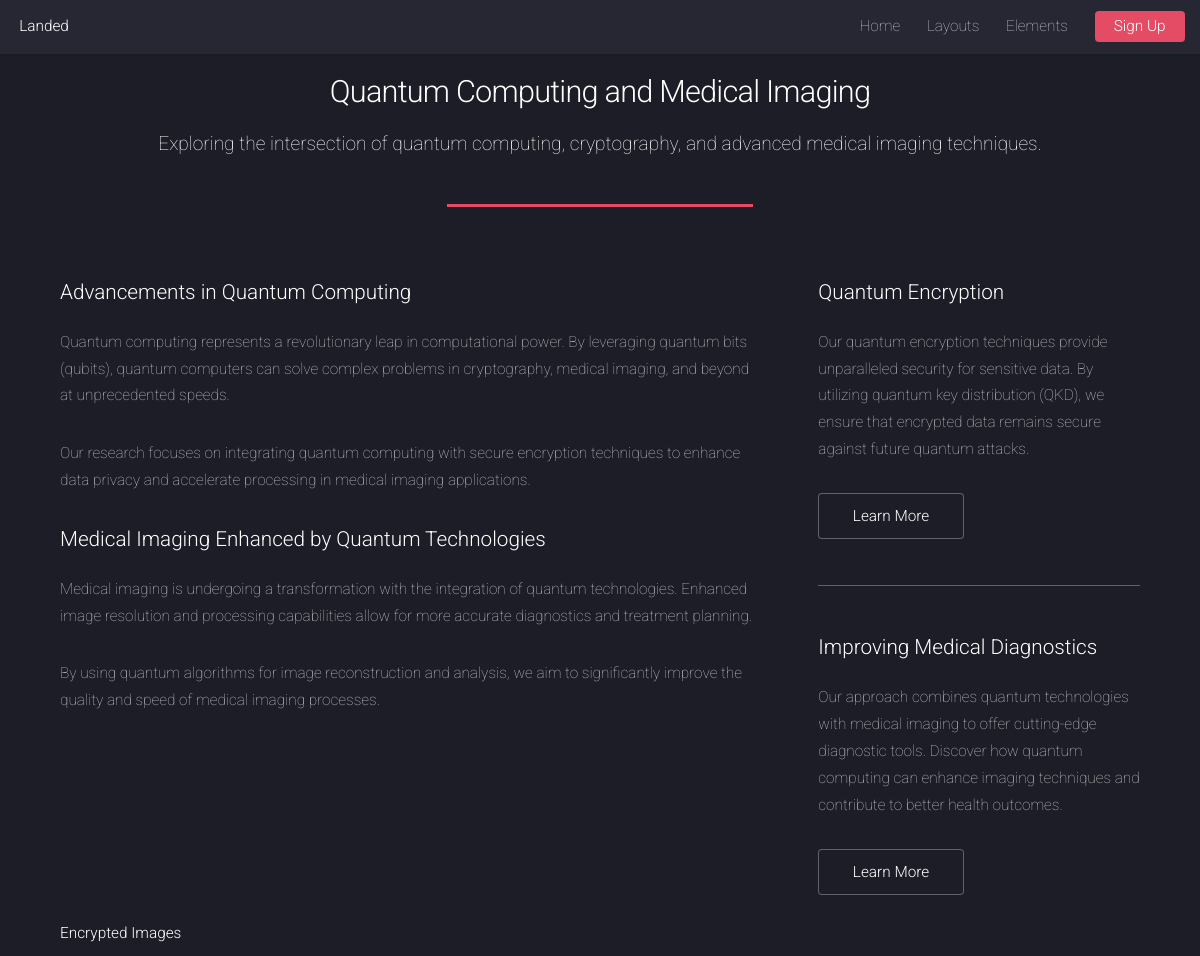
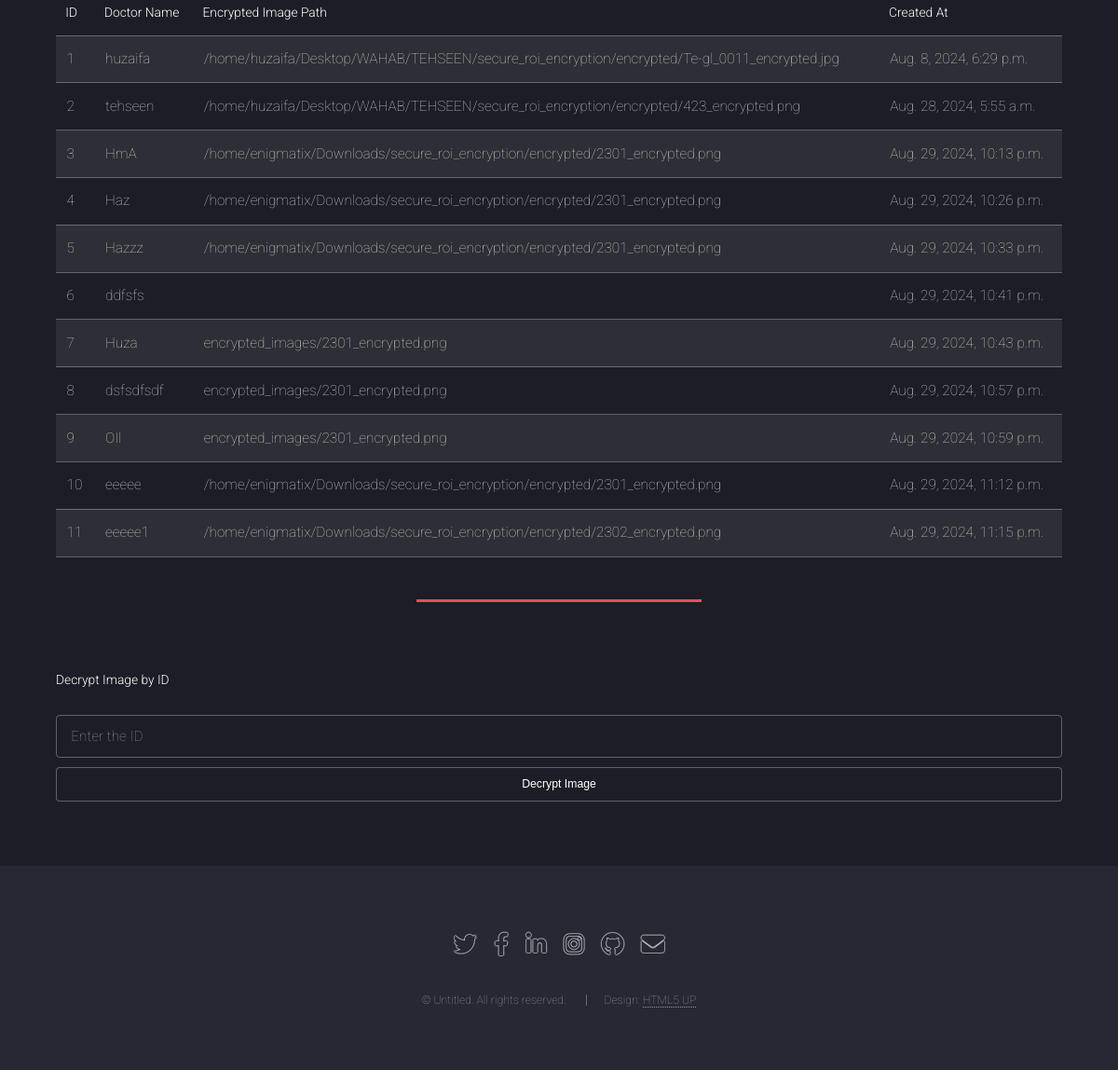
Screenshot of /encrypted-images/ with the database file from the repository (2 pictures, top to bottom).
### encrpyt/models.py (models this page shows, shortened)
class EncryptedImage(models.Model):
    doctor_name = models.CharField(max_length=100)
    s_box = models.JSONField()  # To store the S-box
    json_data = models.JSONField()  # To store the JSON data
    encrypted_image_path = models.CharField(max_length=250)  # To store the path of the encrypted image
    uploaded_image = models.ImageField(upload_to='uploaded_images/', default="")
    created_at = models.DateTimeField(auto_now_add=True)

### database_and_decrption/views.py (the view)
# urls.py: path('encrypted-images/', views.encrypted_image_list, name='encrypted_image_list'),
def encrypted_image_list(request):
    encrypted_images = EncryptedImage.objects.all()  # Query all EncryptedImage objects
    return render(request, 'db_and_decrypt.html', {'encrypted_images': encrypted_images})

### templates/db_and_decrypt.html (shortened to what this page needs)
{% load static %}
<!DOCTYPE html>
<html lang="en">
<head>
    <link rel="stylesheet" href="{% static 'assets/css/main.css' %}">
</head>
<body>
    <header id="header">
        <h1 id="logo"><a href="{% url 'decrypt_image' %}">Landed</a></h1>
        <nav id="nav">
            <ul>
                <li><a href="{% url 'decrypt_image' %}">Home</a></li>
                <li><a href="#">Layouts</a>
                </li>
                <li><a href="{% url 'decrypt_image' %}">Elements</a></li>
                <li><a href="#" class="button primary">Sign Up</a></li>
            </ul>
        </nav>
    </header>
    <main id="main" class="wrapper style1">
        <div class="container">
            <header class="major">
                <h2>Quantum Computing and Medical Imaging</h2>
                <p>Exploring the intersection of quantum computing, cryptography, and advanced medical imaging techniques.</p>
            </header>
            <div class="row gtr-150">
                <div class="col-8 col-12-medium">
                    <section id="content">
                        <h3>Advancements in Quantum Computing</h3>
                        <p>Quantum computing represents a revolutionary leap in computational power. By leveraging quantum bits (qubits), quantum computers can solve complex problems in cryptography, medical imaging, and beyond at unprecedented speeds.</p>
                        <p>Our research focuses on integrating quantum computing with secure encryption techniques to enhance data privacy and accelerate processing in medical imaging applications.</p>
                        <h3>Medical Imaging Enhanced by Quantum Technologies</h3>
                        <p>Medical imaging is undergoing a transformation with the integration of quantum technologies. Enhanced image resolution and processing capabilities allow for more accurate diagnostics and treatment planning.</p>
                        <p>By using quantum algorithms for image reconstruction and analysis, we aim to significantly improve the quality and speed of medical imaging processes.</p>
                    </section>
                </div>
                <div class="col-4 col-12-medium">
                    <section id="sidebar">
                        <section>
                            <h3>Quantum Encryption</h3>
                            <p>Our quantum encryption techniques provide unparalleled security for sensitive data. By utilizing quantum key distribution (QKD), we ensure that encrypted data remains secure against future quantum attacks.</p>
                            <footer>
                                <ul class="actions">
                                    <li><a href="#" class="button">Learn More</a></li>
                                </ul>
                            </footer>
                        </section>
                        <hr />
                        <section>
                            <h3>Improving Medical Diagnostics</h3>
                            <p>Our approach combines quantum technologies with medical imaging to offer cutting-edge diagnostic tools. Discover how quantum computing can enhance imaging techniques and contribute to better health outcomes.</p>
                            <footer>
                                <ul class="actions">
                                    <li><a href="#" class="button">Learn More</a></li>
                                </ul>
                            </footer>
                        </section>
                    </section>
                </div>
            </div>
            <section id="encrypted-images">
                <h1>Encrypted Images</h1>
                <div class="table-wrapper">
                    <table>
                        <thead>
                            <tr>
                                <th>ID</th>
                                <th>Doctor Name</th>
                                <th>Encrypted Image Path</th>
                                <th>Created At</th>
                            </tr>
                        </thead>
                        <tbody>
                            {% for image in encrypted_images %}
                                <tr>
                                    <td>{{ image.id }}</td>
                                    <td>{{ image.doctor_name }}</td>
                                    <td>{{ image.encrypted_image_path }}</td>
                                    <td>{{ image.created_at }}</td>
                                </tr>
                            {% endfor %}
                        </tbody>
                    </table>
                </div>
                <header class="major">
                </header>
                <form id="decrypt-form" method="POST" action="{% url 'decrypt_image' %}">
                    <div class="col-12">
                        <label for="image_id">Decrypt Image by ID</label>
                        <input type="text" name="image_id" id="image_id" value="" placeholder="Enter the ID" required>
                                <button type="submit" class="button small fit">Decrypt Image</button>
                    </div>
                </form>
            </section>
        </div>
    </main>
    <footer id="footer">
        <ul class="icons">
            <li><a href="#" class="icon brands alt fa-twitter"><span class="label">Twitter</span></a></li>
            <li><a href="#" class="icon brands alt fa-facebook-f"><span class="label">Facebook</span></a></li>
            <li><a href="#" class="icon brands alt fa-linkedin-in"><span class="label">LinkedIn</span></a></li>
            <li><a href="#" class="icon brands alt fa-instagram"><span class="label">Instagram</span></a></li>
            <li><a href="#" class="icon brands alt fa-github"><span class="label">GitHub</span></a></li>
            <li><a href="#" class="icon solid alt fa-envelope"><span class="label">Email</span></a></li>
        </ul>
        <ul class="copyright">
            <li>&copy; Untitled. All rights reserved.</li>
            <li>Design: <a href="http://html5up.net">HTML5 UP</a></li>
        </ul>
    </footer>
</body>
</html>

### templates/db_and_decrypt.html (style rules this page uses)
.col-12 { display: flex; flex-direction: column; gap: 10px; }

### rows the page displays
EncryptedImage: id "1", doctor_name "huzaifa", encrypted_image_path "/home/huzaifa/Desktop/WAHAB/TEHSEEN/secure_roi_encryption/encrypted/Te-gl_0011_encrypted.jpg", created_at "Aug. 8, 2024, 6:29 p.m."
EncryptedImage: id "2", doctor_name "tehseen", encrypted_image_path "/home/huzaifa/Desktop/WAHAB/TEHSEEN/secure_roi_encryption/encrypted/423_encrypted.png", created_at "Aug. 28, 2024, 5:55 a.m."
EncryptedImage: id "3", doctor_name "HmA", encrypted_image_path "/home/enigmatix/Downloads/secure_roi_encryption/encrypted/2301_encrypted.png", created_at "Aug. 29, 2024, 10:13 p.m."
EncryptedImage: id "4", doctor_name "Haz", encrypted_image_path "/home/enigmatix/Downloads/secure_roi_encryption/encrypted/2301_encrypted.png", created_at "Aug. 29, 2024, 10:26 p.m."
EncryptedImage: id "5", doctor_name "Hazzz", encrypted_image_path "/home/enigmatix/Downloads/secure_roi_encryption/encrypted/2301_encrypted.png", created_at "Aug. 29, 2024, 10:33 p.m."
EncryptedImage: id "6", doctor_name "ddfsfs", created_at "Aug. 29, 2024, 10:41 p.m."
EncryptedImage: id "7", doctor_name "Huza", encrypted_image_path "encrypted_images/2301_encrypted.png", created_at "Aug. 29, 2024, 10:43 p.m."
EncryptedImage: id "8", doctor_name "dsfsdfsdf", encrypted_image_path "encrypted_images/2301_encrypted.png", created_at "Aug. 29, 2024, 10:57 p.m."
EncryptedImage: id "9", doctor_name "OIl", encrypted_image_path "encrypted_images/2301_encrypted.png", created_at "Aug. 29, 2024, 10:59 p.m."
EncryptedImage: id "10", doctor_name "eeeee", encrypted_image_path "/home/enigmatix/Downloads/secure_roi_encryption/encrypted/2301_encrypted.png", created_at "Aug. 29, 2024, 11:12 p.m."
EncryptedImage: id "11", doctor_name "eeeee1", encrypted_image_path "/home/enigmatix/Downloads/secure_roi_encryption/encrypted/2302_encrypted.png", created_at "Aug. 29, 2024, 11:15 p.m."
